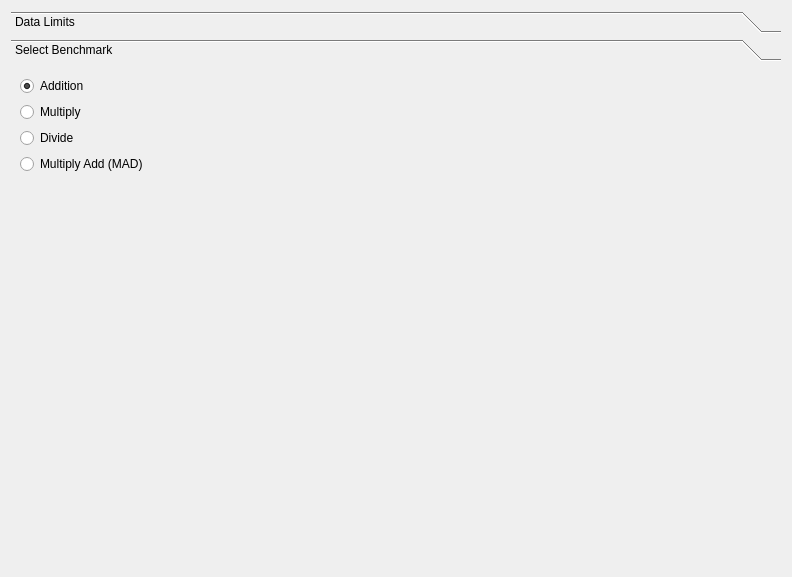
<?xml version="1.0" encoding="UTF-8"?>
<ui version="4.0">
 <class>FlopsConfigWidget</class>
 <widget class="QWidget" name="FlopsConfigWidget">
  <property name="geometry">
   <rect>
    <x>0</x>
    <y>0</y>
    <width>792</width>
    <height>577</height>
   </rect>
  </property>
  <property name="sizePolicy">
   <sizepolicy hsizetype="Preferred" vsizetype="MinimumExpanding">
    <horstretch>0</horstretch>
    <verstretch>0</verstretch>
   </sizepolicy>
  </property>
  <property name="windowTitle">
   <string>Form</string>
  </property>
  <layout class="QVBoxLayout" name="verticalLayout">
   <item>
    <widget class="QToolBox" name="toolBox">
     <property name="currentIndex">
      <number>1</number>
     </property>
     <widget class="QWidget" name="page">
      <property name="geometry">
       <rect>
        <x>0</x>
        <y>0</y>
        <width>774</width>
        <height>507</height>
       </rect>
      </property>
      <attribute name="label">
       <string>Data Limits</string>
      </attribute>
      <layout class="QVBoxLayout" name="verticalLayout_2">
       <item>
        <widget class="QGroupBox" name="dataGroupBox">
         <property name="title">
          <string>Data</string>
         </property>
         <layout class="QFormLayout" name="formLayout">
          <item row="0" column="0">
           <widget class="QLabel" name="startDataLabel">
            <property name="text">
             <string>Start at:</string>
            </property>
           </widget>
          </item>
          <item row="0" column="1">
           <widget class="QSpinBox" name="dataStartAtBox">
            <property name="minimum">
             <number>1</number>
            </property>
            <property name="maximum">
             <number>1000000000</number>
            </property>
            <property name="value">
             <number>100</number>
            </property>
           </widget>
          </item>
          <item row="1" column="0">
           <widget class="QLabel" name="maxDatalabel">
            <property name="text">
             <string>Maximum:</string>
            </property>
           </widget>
          </item>
          <item row="1" column="1">
           <widget class="QSpinBox" name="dataMaxDataBox">
            <property name="minimum">
             <number>1</number>
            </property>
            <property name="maximum">
             <number>1000000000</number>
            </property>
            <property name="value">
             <number>100000</number>
            </property>
           </widget>
          </item>
         </layout>
        </widget>
       </item>
       <item>
        <widget class="QGroupBox" name="workSizeGroupBox">
         <property name="title">
          <string>Workgroup Size</string>
         </property>
         <layout class="QFormLayout" name="formLayout_2">
          <item row="0" column="0">
           <widget class="QLabel" name="amountOfDataLabel">
            <property name="text">
             <string>Amount of data:</string>
            </property>
           </widget>
          </item>
          <item row="0" column="1">
           <widget class="QSpinBox" name="workGroupDataBox">
            <property name="maximum">
             <number>1000000</number>
            </property>
            <property name="value">
             <number>100000</number>
            </property>
           </widget>
          </item>
         </layout>
        </widget>
       </item>
       <item>
        <spacer name="verticalSpacer">
         <property name="orientation">
          <enum>Qt::Vertical</enum>
         </property>
         <property name="sizeHint" stdset="0">
          <size>
           <width>20</width>
           <height>40</height>
          </size>
         </property>
        </spacer>
       </item>
      </layout>
     </widget>
     <widget class="QWidget" name="page_2">
      <property name="geometry">
       <rect>
        <x>0</x>
        <y>0</y>
        <width>774</width>
        <height>507</height>
       </rect>
      </property>
      <attribute name="label">
       <string>Select Benchmark</string>
      </attribute>
      <layout class="QVBoxLayout" name="verticalLayout_3">
       <item>
        <widget class="QRadioButton" name="addButton">
         <property name="text">
          <string>Addition</string>
         </property>
         <property name="checked">
          <bool>true</bool>
         </property>
        </widget>
       </item>
       <item>
        <widget class="QRadioButton" name="mulButton">
         <property name="text">
          <string>Multiply</string>
         </property>
        </widget>
       </item>
       <item>
        <widget class="QRadioButton" name="devButton">
         <property name="text">
          <string>Divide</string>
         </property>
        </widget>
       </item>
       <item>
        <widget class="QRadioButton" name="madButton">
         <property name="text">
          <string>Multiply Add (MAD)</string>
         </property>
        </widget>
       </item>
       <item>
        <spacer name="verticalSpacer_2">
         <property name="orientation">
          <enum>Qt::Vertical</enum>
         </property>
         <property name="sizeHint" stdset="0">
          <size>
           <width>20</width>
           <height>40</height>
          </size>
         </property>
        </spacer>
       </item>
      </layout>
     </widget>
    </widget>
   </item>
  </layout>
 </widget>
 <resources/>
 <connections/>
</ui>
